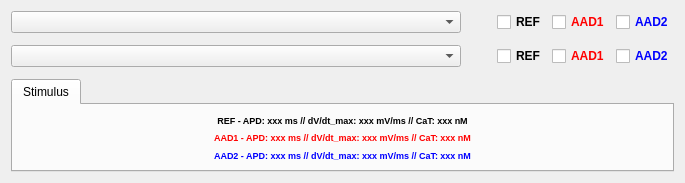
         <widget class="QWidget" name="tab">
          <attribute name="title">
           <string>Output</string>
          </attribute>
          <layout class="QGridLayout" name="gridLayout_12">
           <item row="2" column="8">
            <widget class="QCheckBox" name="aad2_mdl1_bottom">
             <property name="font">
              <font>
               <weight>75</weight>
               <bold>true</bold>
              </font>
             </property>
             <property name="styleSheet">
              <string notr="true">color:blue;</string>
             </property>
             <property name="text">
              <string>AAD2</string>
             </property>
            </widget>
           </item>
           <item row="3" column="0" colspan="9">
            <widget class="MatplotlibWidget" name="mplOutput1Bottom"/>
           </item>
           <item row="4" column="0" colspan="9">
            <widget class="QTabWidget" name="tabWidget">
             <property name="currentIndex">
              <number>0</number>
             </property>
             <widget class="QWidget" name="tabWidgetPage1">
              <attribute name="title">
               <string>Stimulus</string>
              </attribute>
              <layout class="QGridLayout" name="gridLayout_10">
               <item row="0" column="0">
                <layout class="QGridLayout" name="gridLayout_7">
                 <item row="0" column="0">
                  <widget class="QLabel" name="lblAPDCaTModel1Ctrl">
                   <property name="font">
                    <font>
                     <pointsize>7</pointsize>
                     <weight>75</weight>
                     <bold>true</bold>
                    </font>
                   </property>
                   <property name="text">
                    <string>REF - APD: xxx ms // dV/dt_max: xxx mV/ms // CaT: xxx nM</string>
                   </property>
                   <property name="alignment">
                    <set>Qt::AlignCenter</set>
                   </property>
                  </widget>
                 </item>
                 <item row="1" column="0">
                  <widget class="QLabel" name="lblAPDCaTModel1Alt">
                   <property name="font">
                    <font>
                     <pointsize>7</pointsize>
                     <weight>75</weight>
                     <bold>true</bold>
                    </font>
                   </property>
                   <property name="styleSheet">
                    <string notr="true">color:red;</string>
                   </property>
                   <property name="text">
                    <string>AAD1 - APD: xxx ms // dV/dt_max: xxx mV/ms // CaT: xxx nM</string>
                   </property>
                   <property name="alignment">
                    <set>Qt::AlignCenter</set>
                   </property>
                  </widget>
                 </item>
                 <item row="2" column="0">
                  <widget class="QLabel" name="lblAPDCaTModel1Alt_2">
                   <property name="font">
                    <font>
                     <pointsize>7</pointsize>
                     <weight>75</weight>
                     <bold>true</bold>
                    </font>
                   </property>
                   <property name="styleSheet">
                    <string notr="true">color:blue;</string>
                   </property>
                   <property name="text">
                    <string>AAD2 - APD: xxx ms // dV/dt_max: xxx mV/ms // CaT: xxx nM</string>
                   </property>
                   <property name="alignment">
                    <set>Qt::AlignCenter</set>
                   </property>
                  </widget>
                 </item>
                </layout>
               </item>
              </layout>
             </widget>
            </widget>
           </item>
           <item row="2" column="7">
            <widget class="QCheckBox" name="aad1_mdl1_bottom">
             <property name="font">
              <font>
               <weight>75</weight>
               <bold>true</bold>
              </font>
             </property>
             <property name="styleSheet">
              <string notr="true">color:red;</string>
             </property>
             <property name="text">
              <string>AAD1</string>
             </property>
            </widget>
           </item>
           <item row="0" column="0">
            <widget class="QComboBox" name="cmbOutput1Top">
             <property name="minimumSize">
              <size>
               <width>450</width>
               <height>0</height>
              </size>
             </property>
            </widget>
           </item>
           <item row="2" column="0">
            <widget class="QComboBox" name="cmbOutput1Bottom">
             <property name="minimumSize">
              <size>
               <width>450</width>
               <height>0</height>
              </size>
             </property>
            </widget>
           </item>
           <item row="1" column="0" colspan="9">
            <widget class="MatplotlibWidget" name="mplOutput1Top"/>
           </item>
           <item row="0" column="8">
            <widget class="QCheckBox" name="aad2_mdl1_top">
             <property name="font">
              <font>
               <weight>75</weight>
               <bold>true</bold>
              </font>
             </property>
             <property name="styleSheet">
              <string notr="true">color:blue;</string>
             </property>
             <property name="text">
              <string>AAD2</string>
             </property>
            </widget>
           </item>
           <item row="0" column="7">
            <widget class="QCheckBox" name="aad1_mdl1_top">
             <property name="font">
              <font>
               <weight>75</weight>
               <bold>true</bold>
              </font>
             </property>
             <property name="styleSheet">
              <string notr="true">color:red;</string>
             </property>
             <property name="text">
              <string>AAD1</string>
             </property>
            </widget>
           </item>
           <item row="2" column="6">
            <widget class="QCheckBox" name="ref_mdl1_bottom">
             <property name="font">
              <font>
               <weight>75</weight>
               <bold>true</bold>
              </font>
             </property>
             <property name="text">
              <string>REF</string>
             </property>
            </widget>
           </item>
           <item row="0" column="6">
            <widget class="QCheckBox" name="ref_mdl1_top">
             <property name="font">
              <font>
               <weight>75</weight>
               <bold>true</bold>
              </font>
             </property>
             <property name="text">
              <string>REF</string>
             </property>
            </widget>
           </item>
          </layout>
         </widget>
